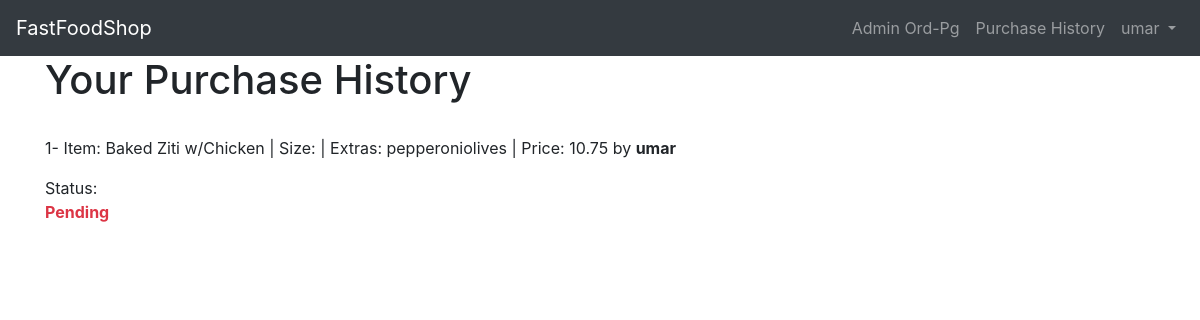
/userhistory (signed in), run on the app's committed database.
### orders/models.py (models this page shows)
class Cart(models.Model):
    user = models.ForeignKey(User, on_delete=models.CASCADE)
    order_number=models.IntegerField(default=1)
    status=models.CharField(max_length=64,null=True, blank=True,default='initiated')
    cart_item = models.CharField(max_length=64)
    size=models.CharField(max_length=64, null=True, blank=True)
    extras = models.CharField(max_length=512, null=True, blank=True)
    item_price = models.DecimalField(max_digits=4, decimal_places=2)
    delivery=models.CharField(max_length=512, default='notdelivered')
    class Meta:
        permissions=[
			('special_status', 'Can read all books')
		]
    def __str__(self):
        return f"    Item: {self.cart_item}  | Size:{self.size} |  Extras: {self.extras}  |  Price: {self.item_price}"

### orders/views.py (the view)
# urls.py: path("userhistory", views.userhistory, name="history"),
def userhistory(request):
    cart=Cart.objects.filter(user=request.user,status='completed')
    context={
        'cart':cart
    }
    return render(request,'orders/userhistory.html',context)

### orders/templates/orders/userhistory.html
{% extends "orders/base.html" %}
{% block content %}
<h1>Your Purchase History</h1>
<br>
{% for a in cart %}
    <p>{{forloop.counter}}-{{a}}  by <b>{{a.user}}</b> </p>
    {% if a.delivery == 'notdelivered' %}
        Status:<p class="text-danger"><b>Pending</b></p>
    {%else%}
        Status: <p class="text-success">Delivered</p>
    {% endif %}
{% endfor %}
{% endblock content %}

### orders/templates/orders/base.html (shortened to what this page needs)
<!DOCTYPE html>
<html lang="en">
    <head>
		<link rel="stylesheet"
		href="https://stackpath.bootstrapcdn.com/bootstrap/4.1.3/css/\
		bootstrap.min.css"
		integrity="sha384-MCw98/SFnGE8fJT3GXwEOngsV7Zt27NXFoaoApmYm81i\
		uXoPkFOJwJ8ERdknLPMO"
>
	</head>
    <nav class="navbar navbar-expand-md navbar-dark bg-dark mb-Ǔ">
        <a class="navbar-brand" href="{% url 'index' %}">FastFoodShop</a>
        <div class="collapse navbar-collapse" id="navbarCollapse">
            {% if user.is_authenticated %}
            <ul class="navbar-nav ml-auto">
                {%if request.user.is_superuser %}
                    <a class="nav-link toggle" href="{% url 'orders_page' %}" >Admin Ord-Pg </a>
                {% endif %}
                <a class="nav-link toggle" href="{% url 'history' %}" >Purchase History </a>
                <li class="nav-item">
                    <a class="nav-link dropdown-toggle" href="#" id="userMenu"
                        data-toggle="dropdown" aria-haspopup="true"
                        aria-expanded="false">
                        {{ user.username }}
                    </a>
                </li>
            </ul>
        {% endif %}
    </div>
</nav>
<div class="container">
{% block content %}
{% endblock content %}
</div>
    </body>
</html>

### data on the page
Cart: cart_item+size+extras "Item: Baked Ziti w/Chicken | Size: | Extras: pepperoniolives | Price: 10.75", user "umar", shows "Status:", delivery "Pending"

### other printed values
{{ user.username }} "umar"
